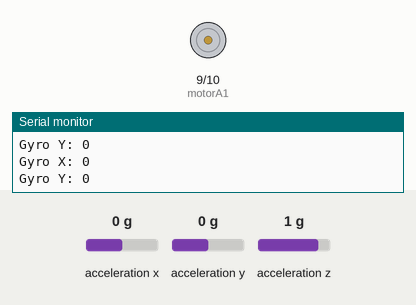
This sketch was run on a simulated Arduino Uno, built with avr-gcc and run on an emulated ATmega328P. Parts: motor-driver pin pairs drawn as motors (green arrow = first pin HIGH = forward, orange = second pin HIGH = backward, longer = more drive, scaled by the enable pin), the last lines printed to the serial monitor. Wiring (inferred from the names in the program): MPU-6050 motion sensor at I2C address 0x68. Inputs (shaded band) come from the test bench; at power-on: acceleration x 0 g, acceleration y 0 g, acceleration z 1 g.

Above: at 2.8 s.
2.9 s: acceleration x set to -1.4 g
At 5.1 s:
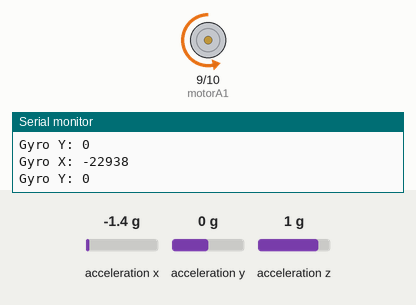
5.6 s: acceleration x set to 0.8 g
At 6.7 s:
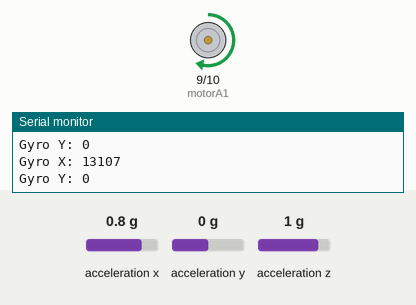
8.3 s: acceleration x set to 0 g
At 11.0 s:
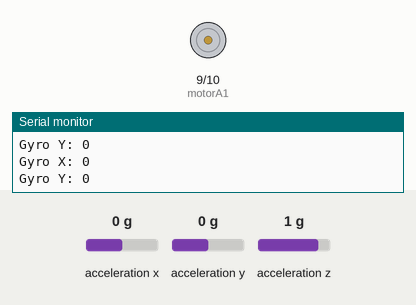
11.5 s: acceleration x set to -0.8 g
At 12.6 s:
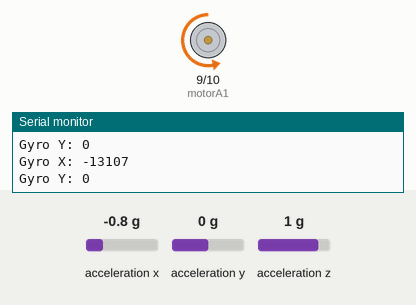
14.2 s: acceleration x set to 1.4 g
At 17.0 s:
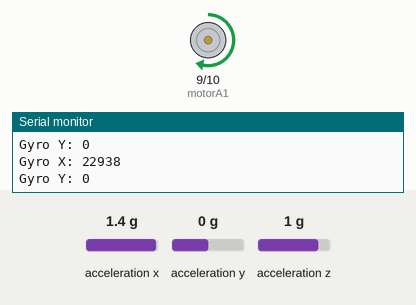
Timing chart, 0 to 18.5 s (numbered marks = the images above; inputs shaded):
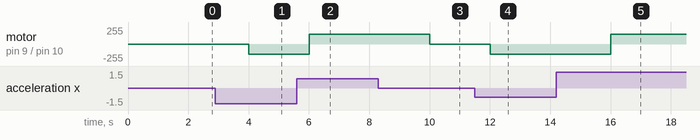

Measured:
- after the input at 2.9 s, motor on pin 9 (motorA1) / pin 10 (motorA2): stopped → backward 150/255 after 1.1 s
- after the input at 5.6 s, motor on pin 9 (motorA1) / pin 10 (motorA2): backward 150/255 → forward 150/255 after 0.41 s
- after the input at 8.3 s, motor on pin 9 (motorA1) / pin 10 (motorA2): forward 150/255 → stopped after 1.7 s
- after the input at 11.5 s, motor on pin 9 (motorA1) / pin 10 (motorA2): stopped → backward 150/255 after 0.51 s
- after the input at 14.2 s, motor on pin 9 (motorA1) / pin 10 (motorA2): backward 150/255 → forward 150/255 after 1.8 s

The sketch:

Gyroscope-Controlled_DC_Motor_System.ino
```cpp
#include <Wire.h>

const int motorA1 = 9;   // Motor A control pin 1
const int motorA2 = 10;  // Motor A control pin 2
const int motorENA = 3;  // Motor A enable pin (PWM)

void setup() {
  // Motor setup
  pinMode(motorA1, OUTPUT);
  pinMode(motorA2, OUTPUT);
  pinMode(motorENA, OUTPUT);

  // Gyro setup
  Wire.begin();
  Serial.begin(9600);

  // Initialize MPU-6050 gyro (I2C address: 0x68)
  Wire.beginTransmission(0x68);
  Wire.write(0x6B);
  Wire.write(0);
  Wire.endTransmission();
}

void loop() {
  // Gyroscope data
  Wire.beginTransmission(0x68);
  Wire.write(0x3B); // Start reading from register 0x3B
  Wire.endTransmission(false);
  Wire.requestFrom(0x68, 6, true);

  int16_t gyroX = Wire.read() << 8 | Wire.read();
  int16_t gyroY = Wire.read() << 8 | Wire.read();
  int16_t gyroZ = Wire.read() << 8 | Wire.read();

  Serial.print("Gyro X: ");
  Serial.println(gyroX);
 Serial.print("Gyro Y: ");
  Serial.println(gyroY);
  // Motor control based on gyroX
  if (gyroX > 1000) {
    digitalWrite(motorA1, HIGH);
    digitalWrite(motorA2, LOW);
    analogWrite(motorENA, 150); // Moderate speed
  } else if (gyroX < -1000) {
    digitalWrite(motorA1, LOW);
    digitalWrite(motorA2, HIGH);
    analogWrite(motorENA, 150); // Moderate speed
  } else {
    digitalWrite(motorA1, LOW);
    digitalWrite(motorA2, LOW); // Stop motor
  }

  delay(2000);
}
```
